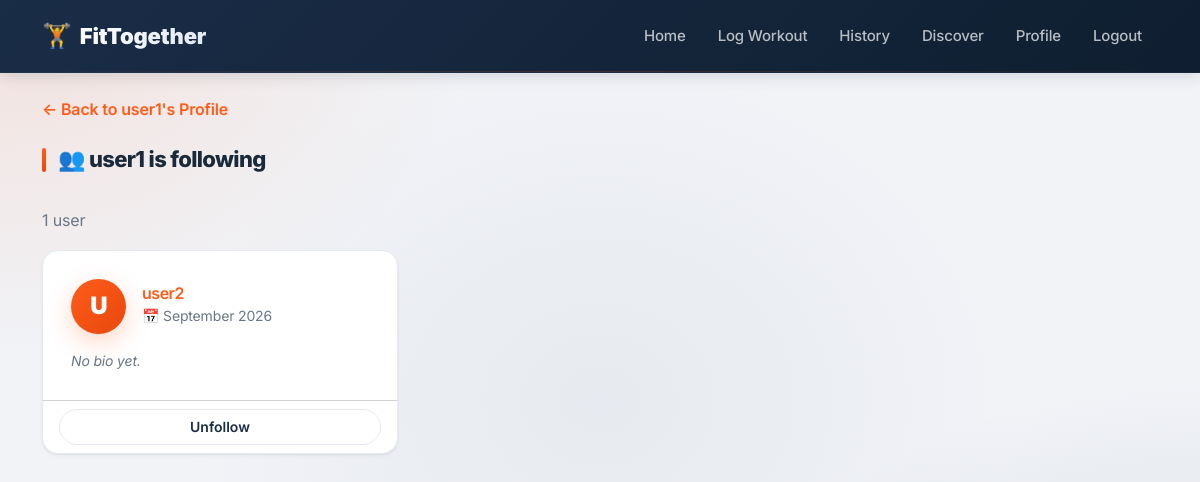
/u/user1/following (signed in), run on the app's committed database.
### app/__init__.py (models this page shows, shortened)
class User(UserMixin, db.Model):
    __tablename__ = 'users'
    id = db.Column(db.Integer, primary_key=True)
    username = db.Column(db.String(80), unique=True, nullable=False)
    email = db.Column(db.String(120), unique=True, nullable=False)
    password_hash = db.Column(db.String(200), nullable=False)
    bio = db.Column(db.Text, default='')
    profile_pic = db.Column(db.String(200), default='default.jpg')
    fitness_goal = db.Column(db.String(200), default='')
    height = db.Column(db.Float, default=0)
    weight = db.Column(db.Float, default=0)
    created_at = db.Column(db.DateTime, default=datetime.utcnow)
    last_active = db.Column(db.DateTime, default=datetime.utcnow)
    following = db.relationship(
        'User',
        secondary=follows,
        primaryjoin=(follows.c.follower_id == id),
        secondaryjoin=(follows.c.following_id == id),
        lazy='dynamic'
    )
    followers = db.relationship(
        'User',
        secondary=follows,
        primaryjoin=(follows.c.following_id == id),
        secondaryjoin=(follows.c.follower_id == id),
        lazy='dynamic',
        overlaps="following"
    )
    def is_following(self, user):
        return self.following.filter(
            follows.c.following_id == user.id
        ).count() > 0

### app/routes/social.py (the view)
@bp.route('/u/<username>/following')
@login_required
def following(username):
    user = User.query.filter_by(username=username).first()
    if not user:
        abort(404)
    users = user.following.order_by(User.username.asc()).all()
    return render_template(
        'social/follow_list.html',
        profile_user=user,
        users=users,
        list_type='following',
        total=len(users),
    )

### app/__init__.py (called while the page is built)
@login_manager.user_loader
def load_user(user_id):
    return User.query.get(int(user_id))

### app/templates/social/follow_list.html (shortened to what this page needs)
{% extends "base.html" %}
{% block content %}
<div class="mb-4">
    <a href="{{ url_for('social.profile', username=profile_user.username) }}" class="text-decoration-none">
        ← Back to {{ profile_user.username }}'s Profile
    </a>
</div>
<div class="section-heading-row">
    <h2 class="section-heading">
        {% if list_type == 'following' %}
            👥 {{ profile_user.username }} is following
        {% else %}
            👥 {{ profile_user.username }}'s followers
        {% endif %}
    </h2>
</div>
<p class="text-muted">
    {{ total }} {{ 'user' if total == 1 else 'users' }}
</p>
{% if users %}
    <div class="row">
        {% for u in users %}
            <div class="col-md-6 col-lg-4 mb-3">
                <div class="card h-100">
                    <div class="card-body">
                        <div class="d-flex align-items-center mb-3">
                            <a href="{{ url_for('social.profile', username=u.username) }}"
                               class="text-decoration-none">
                                <div class="avatar-circle rounded-circle me-3"
                                     style="width: 55px; height: 55px; font-size: 1.5rem;">
                                    {{ u.username[0]|upper }}
                                </div>
                            </a>
                            <div>
                                <h6 class="mb-0">
                                    <a href="{{ url_for('social.profile', username=u.username) }}"
                                       class="text-decoration-none">
                                        {{ u.username }}
                                    </a>
                                </h6>
                                <small class="text-muted">
                                    📅 {{ u.created_at.strftime('%B %Y') }}
                                </small>
                            </div>
                        </div>
                        {% if u.bio %}
                            <p class="card-text small text-muted">
                                {{ u.bio[:80] }}{% if u.bio|length > 80 %}...{% endif %}
                            </p>
                        {% else %}
                            <p class="card-text small text-muted fst-italic">No bio yet.</p>
                        {% endif %}
                    </div>
                    <div class="card-footer bg-transparent">
                        {% if u.id != current_user.id %}
                            {% if current_user.is_following(u) %}
                                <form method="POST"
                                      action="{{ url_for('social.unfollow', username=u.username) }}">
                                    <button type="submit"
                                            class="btn btn-outline-secondary btn-sm w-100">
                                        Unfollow
                                    </button>
                                </form>
                            {% endif %}
                        {% else %}
                            <a href="{{ url_for('social.profile', username=u.username) }}"
                               class="btn btn-outline-primary btn-sm w-100">
                                View My Profile
                            </a>
                        {% endif %}
                    </div>
                </div>
            </div>
        {% endfor %}
    </div>
{% endif %}
{% endblock %}

### app/static/css/style.css (style rules this page uses)
:root { --navy: #1A2D47; --navy-dark: #0F1E30; --navy-light: #3f679a; --orange: #FF5C1A; --orange-dark: #E8480E; --steel: #8B95A6; --steel-dark: #5A6473; --steel-light: #B8C0CC; --bg: #F7F8FA; --surface: #FFFFFF; --border: #E5EAF0; --text: #1A2A3A; --muted: #6B7785; --success: #10B981; --danger: #EF4444; --warning: #F59E0B; --shadow-sm: 0 2px 4px rgba(15, 30, 48, 0.04), 0 1px 2px rgba(15, 30, 48, 0.06); --shadow-md: 0 4px 12px rgba(15, 30, 48, 0.06), 0 2px 4px rgba(15, 30, 48, 0.04); --shadow-lg: 0 12px 28px rgba(15, 30, 48, 0.10), 0 4px 8px rgba(15, 30, 48, 0.04); --shadow-orange: 0 8px 24px rgba(255, 92, 26, 0.25); --radius-sm: 10px; --radius: 16px; --radius-lg: 20px; --radius-pill: 999px; --transition: 200ms cubic-bezier(0.4, 0, 0.2, 1); }
* { box-sizing: border-box; }
html { scroll-behavior: smooth; }
body { font-family: 'Inter', -apple-system, BlinkMacSystemFont, 'Segoe UI', Roboto, sans-serif; font-weight: 400; color: var(--text); min-height: 100vh; line-height: 1.6; -webkit-font-smoothing: antialiased; letter-spacing: -0.01em; overflow-x: hidden; background-color: #F1F3F7; background-image: radial-gradient(ellipse 800px 600px at 0% 0%, rgba(255, 92, 26, 0.12) 0%, transparent 60%), radial-gradient(ellipse 900px 700px at 100% 100%, rgba(26, 45, 71, 0.14) 0%, transparent 60%), radial-gradient(ellipse 600px 500px at 50% 50%, rgba(139, 149, 166, 0.10) 0%, transparent 70%); background-attachment: fixed; background-repeat: no-repeat; }
body::before { content: ''; position: fixed; inset: 0; z-index: 0; pointer-events: none; opacity: 0.03; background-size: 180px 180px; }
h1, h2, h3, h4, h5, h6 { font-family: 'Inter', sans-serif; font-weight: 800; color: var(--text); letter-spacing: -0.03em; line-height: 1.15; margin-bottom: 0.5em; }
h2 { font-size: 1.875rem; font-weight: 800; }
p { color: var(--text); margin-bottom: 1rem; }
.text-muted { color: var(--muted) !important; }
small { font-size: 0.875rem; }
a { color: var(--orange); text-decoration: none; font-weight: 600; transition: color var(--transition); }
.btn { font-family: 'Inter', sans-serif; font-weight: 600; font-size: 0.9375rem; line-height: 1.4; border-radius: var(--radius-pill); padding: 0.65rem 1.5rem; transition: all var(--transition); border: 1.5px solid transparent; display: inline-flex; align-items: center; justify-content: center; gap: 0.4rem; cursor: pointer; text-decoration: none; white-space: nowrap; user-select: none; min-height: 44px; }
.btn-outline-secondary { color: var(--navy); border: 1.5px solid var(--border); background: transparent; }
.btn-sm { padding: 0.45rem 1rem; font-size: 0.875rem; min-height: 36px; }
.card { background: var(--surface); border: 1px solid var(--border); border-radius: var(--radius); box-shadow: var(--shadow-sm); transition: all var(--transition); overflow: hidden; }
.card-body { padding: 1.75rem; }
.section-heading { display: flex; align-items: center; gap: 0.75rem; margin-bottom: 1rem; font-size: 1.375rem; font-weight: 800; letter-spacing: -0.03em; color: var(--text); }
.section-heading::before { content: ''; display: block; width: 4px; height: 1.5rem; border-radius: 2px; background: linear-gradient(180deg, var(--orange) 0%, var(--orange-dark) 100%); flex-shrink: 0; }
.section-heading-row { display: flex; align-items: center; justify-content: space-between; gap: 1rem; margin-bottom: 1.25rem; flex-wrap: wrap; }
.avatar-circle { background: linear-gradient(135deg, var(--orange) 0%, var(--orange-dark) 100%); color: #fff; display: flex; align-items: center; justify-content: center; font-weight: 900; letter-spacing: -0.04em; box-shadow: var(--shadow-orange); flex-shrink: 0; }

### data on the page
User: username "user1"
User: username "U", username "user2", created_at "September 2026", bio "No bio yet."

### other printed values
{{ total }} "1"
{{ 'user' if total == 1 else 'users' }} "user"
